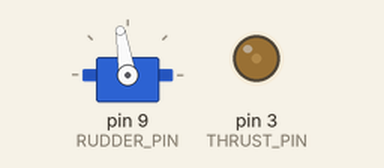
Simulated run of this sketch. Board: Arduino Uno, built with avr-gcc and run on an emulated ATmega328P. Shown: servo, output pins drawn as LEDs (lit = HIGH).

Above: at 0.15 s.
Timing chart, 0 to 40.0 s (numbered marks = the images above):
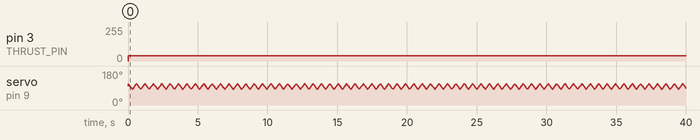

Measured:
- by itself, pin 3 (THRUST_PIN): 0/255 → 40/255 at 0.01 s

The sketch:

demo.ino
```cpp
#include <Servo.h>

#define THRUST_PIN 3
void setThrust(int thrust) {
   analogWrite(THRUST_PIN, thrust);
}

#define RUDDER_PIN 9
Servo rudder;
void setRudder(int angle) {
   rudder.write(98 - angle);
}

void setup() {
   pinMode(RUDDER_PIN, OUTPUT);
   rudder.attach(RUDDER_PIN);

   pinMode(THRUST_PIN, OUTPUT);

   setThrust(0);
   setRudder(0);

   /*Serial.begin(9600);*/
}

int thrust = 30,
    rudderAngle = -15;

unsigned int t = millis();

int da = 1;
void loop() {

   if(millis() - t < 10) {
      return;
   }
   t = millis();

   rudderAngle += da;
   if(abs(rudderAngle) >= 15) {
      da = -1*da;
   }

   setThrust(40);
   setRudder(rudderAngle);
}
```
